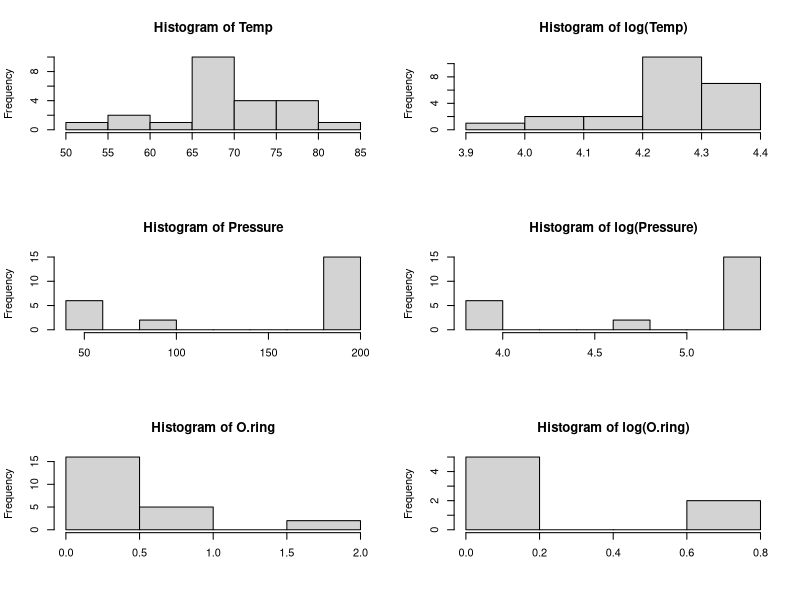

Generate this figure with R: (Note: this script raises an error after producing the figure.)
## ---- chunk 1
knitr::opts_chunk$set(echo = TRUE)
## ---- chunk 2
# Import libraries
suppressPackageStartupMessages(library(dplyr))
suppressPackageStartupMessages(library(Hmisc))

setwd("/Users/gurditchahal/w271_lab1")
data <- read.csv("challenger.csv")
## ---- chunk 3
glimpse(data)
describe(data)

# I'm curious about the value counts for o-ring failures
table(data$O.ring)
## ---- chunk 4
par(mfrow = c(3,2))

# histogram of explanatory variables
for (i in 2:4){
  hist(as.numeric(data[,i]), main=paste0("Histogram of ", colnames(data)[i]), xlab=NA)
  hist(as.numeric(log(data[,i])), main=paste0("Histogram of log(", colnames(data)[i], ")"), xlab=NA)
}

## ---- chunk 5
for (i in 2:3){
  print(ggplot(data, aes(factor(O.ring), data[,i])) +
          geom_boxplot(aes(fill = factor(O.ring))) + 
          geom_jitter() +
          ggtitle(paste0(colnames(data)[i], " by Admit")) + 
          theme(plot.title = element_text(lineheight=1, face="bold")))
}
## ---- chunk 6
#how much does temperature vary by each pressure stage
ggplot(data, aes(factor(Pressure), Temp)) +
          geom_boxplot(aes(fill = factor(Pressure))) + 
          geom_jitter() +
          ggtitle( "Temperature by Pressure") + 
          theme(plot.title = element_text(lineheight=1, face="bold"))
## ---- chunk 7
#How do failures vary by pressure level?
ggplot(data,aes(x=factor(O.ring)))+geom_histogram(stat='count')+facet_grid(~Pressure)
## ---- chunk 8
#What does the distribution of temperatures look like?
ggplot(data, aes(x = Temp)) +
  geom_histogram(aes(y = ..density..), binwidth = 0.2, fill="#0072B2", colour="black") +
  ggtitle("Temperature") + 
  theme(plot.title = element_text(lineheight=1, face="bold"))



## ---- chunk 9
ggplot(data, aes(x = factor(O.ring), y = Temp, fill = factor(O.ring))) + geom_boxplot() +
facet_wrap(~ Pressure, ncol = 3)
## ---- chunk 10
plot(O.ring~Temp,data=data)
## ---- chunk 11
df$O.ring[df$O.ring==2]<-1 # need to reformulate to at least one failure
mod.fit1<-glm(formula=O.ring~Pressure+Temp,data=df,family=binomial(link = logit))
summary(mod.fit1)
## ---- chunk 12
Anova(mod.fit1,Test='LRT')
## ---- chunk 13
mod.fit2<-glm(formula=O.ring~Temp,data=df,family=binomial(link = logit))
summary(mod.fit2)
## ---- chunk 14
w<-aggregate(formula=O.ring~Temp,data=df,FUN=sum)
n<-aggregate(formula=O.ring~Temp,data=df,FUN=length)
w.n<-data.frame(Temperature=w$Temp,Failure=w$O.ring,trials = n$O.ring, proportion = round(w$O.ring/n$O.ring,4))
head(w.n)
## ---- chunk 15
plot(x=w$Temp,y=w$O.ring/n$O.ring,xlab="Temp(F)", ylab = "Estimated probability", panel.first =grid(col = "gray", lty = "dotted"))
curve(expr=predict(object=mod.fit2,newdata=data.frame(Temp = x), type = "response"), col = "red", add=TRUE,xlim=c(31,81))
## ---- chunk 16
#Todo:Expected number of failures vs.Temp.
## ---- chunk 17
plot(x=w$Temp,y=w$O.ring/n$O.ring,xlab="Temp(F)", ylab = "Estimated probability", panel.first =grid(col = "gray", lty = "dotted"))
curve(expr=predict(object=mod.fit2,newdata=data.frame(Temp = x), type = "response"), col = "red", add=TRUE,xlim=c(31,81))

ci.pi<-function(newdata,mod.fit.obj,alpha){linear.pred <- predict(object = mod.fit.obj, newdata =newdata, type = "link", se = TRUE)
CI.lin.pred.lower <- linear.pred$fit - qnorm(p =1-alpha/2)*linear.pred$se
CI.lin.pred.upper <- linear.pred$fit + qnorm(p =1-alpha/2)*linear.pred$se

CI.pi.lower <- exp(CI.lin.pred.lower) / (1 +exp(CI.lin.pred.lower))
CI.pi.upper <- exp(CI.lin.pred.upper) / (1 +exp(CI.lin.pred.upper))
list(lower = CI.pi.lower, upper = CI.pi.upper)}

curve(expr=ci.pi(newdata=data.frame(Temp=x),mod.fit.obj = mod.fit2, alpha = 0.05)$lower, col = "blue", lty="dotdash",add=TRUE,xlim=c(31,81))

curve(expr=ci.pi(newdata=data.frame(Temp=x),mod.fit.obj = mod.fit2, alpha = 0.05)$upper, col = "blue", lty="dotdash",add=TRUE,xlim=c(31,81))



## ---- chunk 18
alpha=0.05
predict.data <- data.frame(Temp=31) #data to predict on

linear.pred=predict(object = mod.fit2, newdata = predict.data, #linear part of model
                      type = "link", se = TRUE)

pi.hat = exp(linear.pred$fit)/(1+exp(linear.pred$fit)) #estimated probability
pi.hat

CI.lin.pred = linear.pred$fit + qnorm(p = c(alpha/2, 1-alpha/2))*linear.pred$se #confidence interval before exponentiation



CI.pi = exp(CI.lin.pred)/(1+exp(CI.lin.pred)) #actual interval
CI.pi
## ---- chunk 19
#Todo: Bootstrapping CI
## ---- chunk 20
mod.fit.Ha<-glm(formula=O.ring~Temp+I(Temp^2),data=df,family=binomial(link = logit))
anova(mod.fit2,mod.fit.Ha,test="Chisq")
